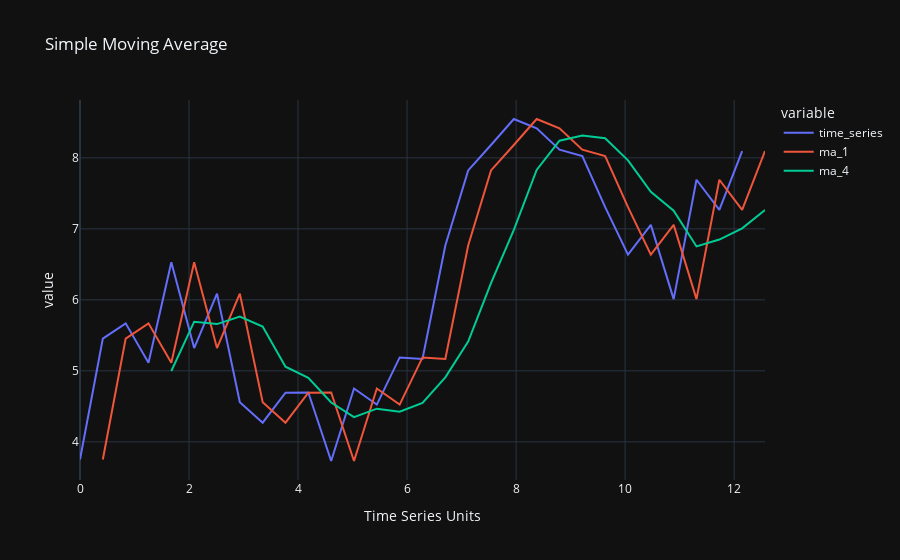

This figure's notebook cell:
### Code cell
_,fig = SMA(1,4)
fig.show()

### Figure 1 — Plotly figure (JSON) as saved in the notebook; plotly's stock layout.template omitted (floating-point values rounded to 4 significant figures)
{"data": [{"hovertemplate": "variable=time_series<br>Time Series Units=%{x}<br>value=%{y}<extra></extra>", "legendgroup": "time_series", "line": {"color": "#636efa", "dash": "solid"}, "marker": {"symbol": "circle"}, "mode": "lines", "name": "time_series", "orientation": "v", "showlegend": true, "type": "scatter", "x": [0, 0.4189, 0.8378, 1.257, 1.676, 2.094, 2.513, 2.932, 3.351, 3.77, 4.189, 4.608, 5.027, 5.445, 5.864, 6.283, 6.702, 7.121, 7.54, 7.959, 8.378, 8.796, 9.215, 9.634, 10.05, 10.47, 10.89, 11.31, 11.73, 12.15, 12.57], "xaxis": "x", "y": [3.751, 5.454, 5.669, 5.115, 6.53, 5.32, 6.088, 4.558, 4.27, 4.692, 4.695, 3.73, 4.751, 4.524, 5.189, 5.167, 6.765, 7.824, 8.182, 8.548, 8.416, 8.116, 8.025, 7.306, 6.638, 7.057, 6.011, 7.692, 7.267, 8.096, null], "yaxis": "y"}, {"hovertemplate": "variable=ma_1<br>Time Series Units=%{x}<br>value=%{y}<extra></extra>", "legendgroup": "ma_1", "line": {"color": "#EF553B", "dash": "solid"}, "marker": {"symbol": "circle"}, "mode": "lines", "name": "ma_1", "orientation": "v", "showlegend": true, "type": "scatter", "x": [0, 0.4189, 0.8378, 1.257, 1.676, 2.094, 2.513, 2.932, 3.351, 3.77, 4.189, 4.608, 5.027, 5.445, 5.864, 6.283, 6.702, 7.121, 7.54, 7.959, 8.378, 8.796, 9.215, 9.634, 10.05, 10.47, 10.89, 11.31, 11.73, 12.15, 12.57], "xaxis": "x", "y": [null, 3.751, 5.454, 5.669, 5.115, 6.53, 5.32, 6.088, 4.558, 4.27, 4.692, 4.695, 3.73, 4.751, 4.524, 5.189, 5.167, 6.765, 7.824, 8.182, 8.548, 8.416, 8.116, 8.025, 7.306, 6.638, 7.057, 6.011, 7.692, 7.267, 8.096], "yaxis": "y"}, {"hovertemplate": "variable=ma_4<br>Time Series Units=%{x}<br>value=%{y}<extra></extra>", "legendgroup": "ma_4", "line": {"color": "#00cc96", "dash": "solid"}, "marker": {"symbol": "circle"}, "mode": "lines", "name": "ma_4", "orientation": "v", "showlegend": true, "type": "scatter", "x": [0, 0.4189, 0.8378, 1.257, 1.676, 2.094, 2.513, 2.932, 3.351, 3.77, 4.189, 4.608, 5.027, 5.445, 5.864, 6.283, 6.702, 7.121, 7.54, 7.959, 8.378, 8.796, 9.215, 9.634, 10.05, 10.47, 10.89, 11.31, 11.73, 12.15, 12.57], "xaxis": "x", "y": [null, null, null, null, 4.997, 5.692, 5.659, 5.763, 5.624, 5.059, 4.902, 4.554, 4.347, 4.467, 4.425, 4.548, 4.908, 5.411, 6.236, 6.984, 7.83, 8.242, 8.315, 8.276, 7.966, 7.521, 7.257, 6.753, 6.849, 7.007, 7.266], "yaxis": "y"}], "layout": {"autosize": true, "legend": {"title": {"text": "variable"}, "tracegroupgap": 0}, "title": {"text": "Simple Moving Average"}, "xaxis": {"anchor": "y", "autorange": true, "domain": [0, 1], "range": [0, 12.57], "title": {"text": "Time Series Units"}, "type": "linear"}, "yaxis": {"anchor": "x", "autorange": true, "domain": [0, 1], "range": [3.462, 8.816], "title": {"text": "value"}, "type": "linear"}}}
